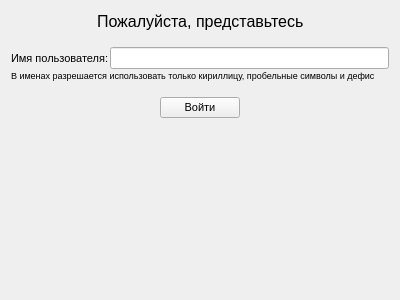
<?xml version="1.0" encoding="UTF-8"?>
<ui version="4.0">
 <class>LoginForm</class>
 <widget class="QWidget" name="LoginForm">
  <property name="geometry">
   <rect>
    <x>0</x>
    <y>0</y>
    <width>400</width>
    <height>300</height>
   </rect>
  </property>
  <property name="windowTitle">
   <string>Form</string>
  </property>
  <layout class="QVBoxLayout" name="verticalLayout">
   <property name="spacing">
    <number>16</number>
   </property>
   <item>
    <layout class="QHBoxLayout" name="horizontalLayout_3">
     <item>
      <spacer name="horizontalSpacer_3">
       <property name="orientation">
        <enum>Qt::Horizontal</enum>
       </property>
       <property name="sizeHint" stdset="0">
        <size>
         <width>40</width>
         <height>20</height>
        </size>
       </property>
      </spacer>
     </item>
     <item>
      <widget class="QLabel" name="label_2">
       <property name="font">
        <font>
         <pointsize>12</pointsize>
        </font>
       </property>
       <property name="text">
        <string>Пожалуйста, представьтесь</string>
       </property>
      </widget>
     </item>
     <item>
      <spacer name="horizontalSpacer_4">
       <property name="orientation">
        <enum>Qt::Horizontal</enum>
       </property>
       <property name="sizeHint" stdset="0">
        <size>
         <width>40</width>
         <height>20</height>
        </size>
       </property>
      </spacer>
     </item>
    </layout>
   </item>
   <item>
    <layout class="QVBoxLayout" name="verticalLayout_2">
     <property name="spacing">
      <number>1</number>
     </property>
     <item>
      <layout class="QHBoxLayout" name="horizontalLayout">
       <item>
        <widget class="QLabel" name="label">
         <property name="font">
          <font>
           <pointsize>8</pointsize>
          </font>
         </property>
         <property name="text">
          <string>Имя пользователя:</string>
         </property>
        </widget>
       </item>
       <item>
        <widget class="QLineEdit" name="nameEdit">
         <property name="font">
          <font>
           <pointsize>8</pointsize>
          </font>
         </property>
        </widget>
       </item>
      </layout>
     </item>
     <item>
      <widget class="QLabel" name="label_3">
       <property name="font">
        <font>
         <pointsize>7</pointsize>
        </font>
       </property>
       <property name="text">
        <string>В именах разрешается использовать только кириллицу, пробельные символы и дефис</string>
       </property>
      </widget>
     </item>
    </layout>
   </item>
   <item>
    <layout class="QHBoxLayout" name="horizontalLayout_2">
     <item>
      <spacer name="horizontalSpacer">
       <property name="orientation">
        <enum>Qt::Horizontal</enum>
       </property>
       <property name="sizeHint" stdset="0">
        <size>
         <width>40</width>
         <height>20</height>
        </size>
       </property>
      </spacer>
     </item>
     <item>
      <widget class="QPushButton" name="enterButton">
       <property name="enabled">
        <bool>true</bool>
       </property>
       <property name="font">
        <font>
         <pointsize>8</pointsize>
        </font>
       </property>
       <property name="text">
        <string>Войти</string>
       </property>
      </widget>
     </item>
     <item>
      <spacer name="horizontalSpacer_2">
       <property name="orientation">
        <enum>Qt::Horizontal</enum>
       </property>
       <property name="sizeHint" stdset="0">
        <size>
         <width>40</width>
         <height>20</height>
        </size>
       </property>
      </spacer>
     </item>
    </layout>
   </item>
   <item>
    <spacer name="verticalSpacer">
     <property name="orientation">
      <enum>Qt::Vertical</enum>
     </property>
     <property name="sizeHint" stdset="0">
      <size>
       <width>20</width>
       <height>40</height>
      </size>
     </property>
    </spacer>
   </item>
  </layout>
 </widget>
 <resources/>
 <connections/>
</ui>
